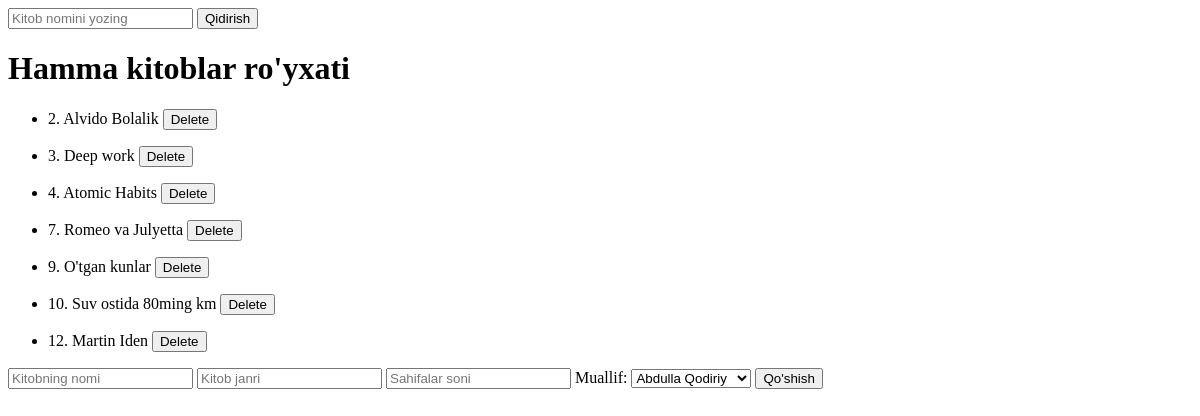
/books/, run on an earlier commit of the app's database.
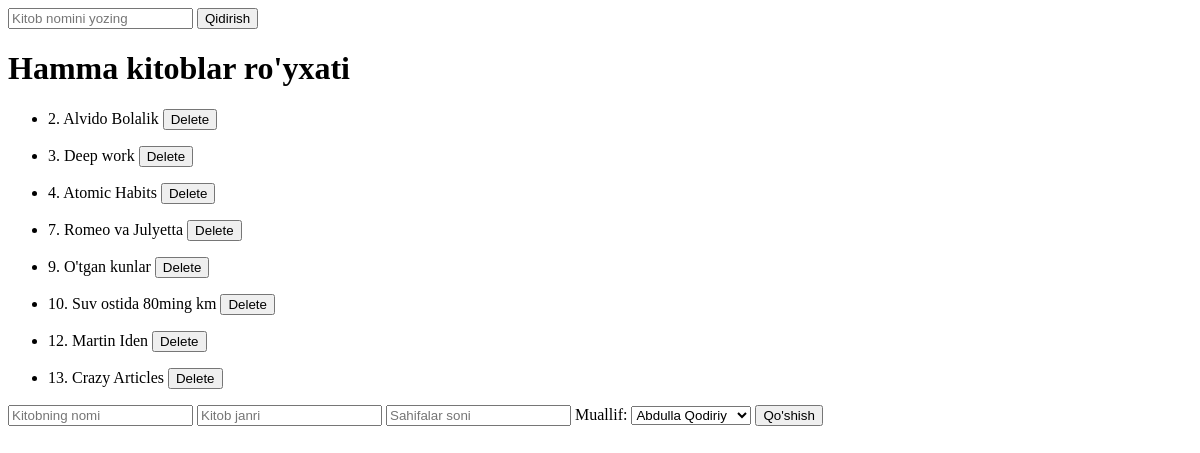
And on a later commit of the database.
### Asosiy/models.py (models this page shows, shortened)
class Kitob(models.Model):
    nom=models.CharField(max_length=20)
    janr=models.CharField(max_length=20)
    sahifa=models.PositiveIntegerField()
    muallif=models.ForeignKey(Muallif, on_delete=models.CASCADE)

### Asosiy/views.py (the view, shortened to what this page needs)
# urls.py: path('books/', all_books),
def all_books(request):
    data={
        "mualliflar": Muallif.objects.all(),
        "books": Kitob.objects.all()
    }
    return render(request, 'kitoblar.html', data)

### templates/kitoblar.html (shortened to what this page needs)
<!DOCTYPE html>
<html lang="en">
<head>
</head>
<body>
    <form>
        <input name="nomi" type="text" placeholder="Kitob nomini yozing">
        <button>Qidirish</button>
    </form>
    <h1>Hamma kitoblar ro'yxati</h1>
    {%for book in books %}
    <ul>
        <li>
            {{book.id}}. {{book.nom}}  <a href="/kitob_ochirish/{{book.id}}/"><button>Delete</button></a>
        </li>
    </ul>
    {%endfor%}
    <form method="post">{%csrf_token%}
        <input type="text" name="nomi" placeholder="Kitobning nomi">
        <input type="text" name="janr" placeholder="Kitob janri">
        <input type="number" name="sahifa" placeholder="Sahifalar soni">
        <label>Muallif:</label>
        <select name="mualliflar">
            {%for muallif in mualliflar%}
            <option value="{{muallif.id}}">{{muallif.ism}}</option>
            {%endfor%}
        </select>
        <button>Qo'shish</button>
    </form>
</body>
</html>

What changed in the data, as far as the page shows it:
added Kitob: id "13", nom "Crazy Articles"
